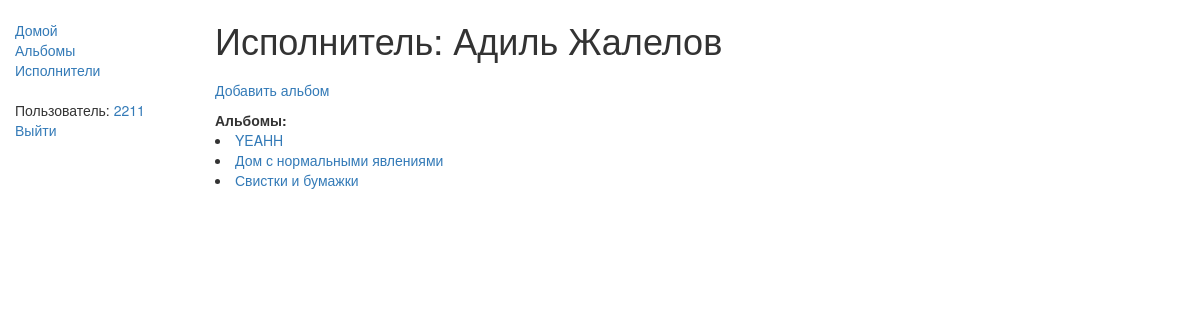
/again/authors/2 (signed in), run on the app's committed database.
### again/models.py (models this page shows, shortened)
class Author(models.Model):
    first_name = models.CharField(max_length=100)
    last_name = models.CharField(max_length=100)

class Album(models.Model):
    title = models.CharField(max_length=200)
    author = models.ForeignKey('Author', on_delete=models.SET_NULL, null=True)
    genre = models.ManyToManyField(Genre, help_text="Select a genre for this album")
    def __str__(self):
        return self.title
    def get_absolute_url(self):
        return reverse('album-detail', args=[str(self.id)])

### again/views.py (the view)
class AuthorDetailView(generic.DetailView):
    model = Author
    template_name = 'again/authorDetail.html'  # Определение имени вашего шаблона и его расположения

### again/templates/again/authorDetail.html (shortened to what this page needs)
{% extends "base_generic.html" %}
{% block content %}
  <h1>Исполнитель: {{ author.first_name}} {{author.last_name }}</h1>
  <ul class="sidebar-nav">
    {% if user.is_authenticated %}
      <li><a href="{% url 'album-create' %}">Добавить альбом</li></a>
    {% else %}
      <li><a href="{% url 'login'%}?next={{request.path}}">Войдите,чтобы добавить альбом </a></li>
    {% endif %}
  </ul>
<strong>Альбомы:</strong>
  {% for album in author.album_set.all %}  <li> <a href="{{ album.get_absolute_url }}"> {{ album }}  </a></li> {% endfor %}
{% endblock %}

### again/templates/base_generic.html (shortened to what this page needs)
<!DOCTYPE html>
<html lang="en">
<head>
  <link rel="stylesheet" href="https://maxcdn.bootstrapcdn.com/bootstrap/3.3.7/css/bootstrap.min.css">
  {% load static %}
  <link rel="stylesheet" href="{% static 'css/styles.css' %}">
</head>
<body>
  <div class="container-fluid">
    <div class="row">
      <div class="col-sm-2">
      {% block sidebar %}
      <ul class="sidebar-nav">
          <li><a href="{% url 'index' %}">Домой</a></li>
          <li><a href="{% url 'album' %}">Альбомы</a></li>
          <li><a href="{% url 'author' %}">Исполнители</a></li>
      </ul>
      <ul class="sidebar-nav">
       {% if user.is_authenticated %}
         <li>Пользователь: <a href="{% url 'profile' %}">{{ user.get_username }}</li>
         <li><a href="{% url 'logout'%}?next={{request.path}}">Выйти</a></li>
       {% else %}
         <li><a href="{% url 'login'%}?next={{request.path}}">Войти</a></li>
       {% endif %}
      </ul>
     {% endblock %}
      </div>
      <div class="col-sm-10 ">
      {% block content %}{% endblock %}
      </div>
    </div>
  </div>
</body>
</html>

### again/static/css/styles.css (style rules this page uses)
.sidebar-nav { margin-top: 20px; padding: 0; list-style: none; }

### data on the page
Author: first_name "Адиль", last_name "Жалелов"
Album: title "YEAHH"
Album: title "Дом с нормальными явлениями"
Album: title "Свистки и бумажки"

### other printed values
{{ user.get_username }} "2211"
